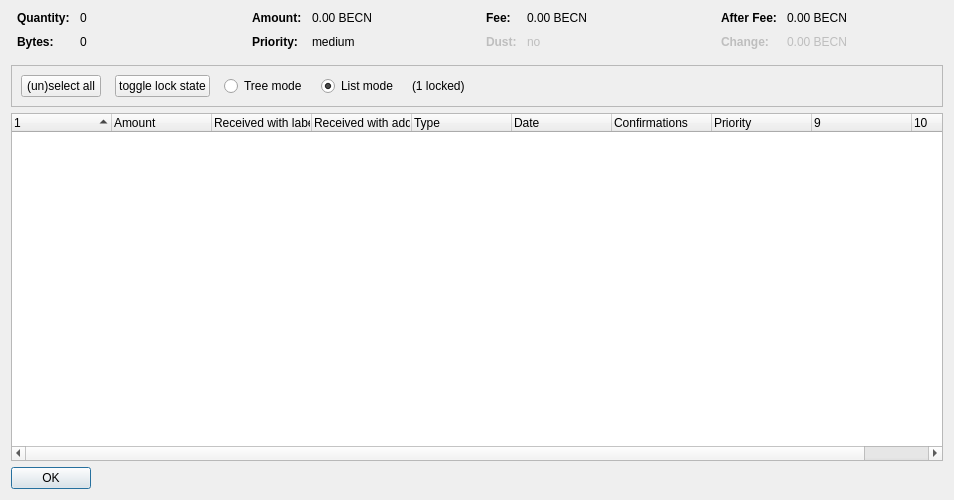
<?xml version="1.0" encoding="UTF-8"?>
<ui version="4.0">
 <class>CoinControlDialog</class>
 <widget class="QDialog" name="CoinControlDialog">
  <property name="geometry">
   <rect>
    <x>0</x>
    <y>0</y>
    <width>954</width>
    <height>500</height>
   </rect>
  </property>
  <property name="windowTitle">
   <string>Coin Selection</string>
  </property>
  <layout class="QVBoxLayout" name="verticalLayout">
   <item>
    <layout class="QHBoxLayout" name="horizontalLayoutTop" stretch="0,0,0,0">
     <property name="topMargin">
      <number>0</number>
     </property>
     <property name="bottomMargin">
      <number>10</number>
     </property>
     <item>
      <layout class="QFormLayout" name="formLayoutCoinControl1">
       <property name="horizontalSpacing">
        <number>10</number>
       </property>
       <property name="verticalSpacing">
        <number>10</number>
       </property>
       <property name="leftMargin">
        <number>6</number>
       </property>
       <property name="rightMargin">
        <number>6</number>
       </property>
       <item row="0" column="0">
        <widget class="QLabel" name="labelCoinControlQuantityText">
         <property name="font">
          <font>
           <weight>75</weight>
           <bold>true</bold>
          </font>
         </property>
         <property name="text">
          <string>Quantity:</string>
         </property>
        </widget>
       </item>
       <item row="0" column="1">
        <widget class="QLabel" name="labelCoinControlQuantity">
         <property name="cursor">
          <cursorShape>IBeamCursor</cursorShape>
         </property>
         <property name="contextMenuPolicy">
          <enum>Qt::ActionsContextMenu</enum>
         </property>
         <property name="text">
          <string notr="true">0</string>
         </property>
         <property name="textInteractionFlags">
          <set>Qt::LinksAccessibleByMouse|Qt::TextSelectableByKeyboard|Qt::TextSelectableByMouse</set>
         </property>
        </widget>
       </item>
       <item row="1" column="0">
        <widget class="QLabel" name="labelCoinControlBytesText">
         <property name="font">
          <font>
           <weight>75</weight>
           <bold>true</bold>
          </font>
         </property>
         <property name="text">
          <string>Bytes:</string>
         </property>
        </widget>
       </item>
       <item row="1" column="1">
        <widget class="QLabel" name="labelCoinControlBytes">
         <property name="cursor">
          <cursorShape>IBeamCursor</cursorShape>
         </property>
         <property name="contextMenuPolicy">
          <enum>Qt::ActionsContextMenu</enum>
         </property>
         <property name="text">
          <string notr="true">0</string>
         </property>
         <property name="textInteractionFlags">
          <set>Qt::LinksAccessibleByMouse|Qt::TextSelectableByKeyboard|Qt::TextSelectableByMouse</set>
         </property>
        </widget>
       </item>
      </layout>
     </item>
     <item>
      <layout class="QFormLayout" name="formLayoutCoinControl2">
       <property name="horizontalSpacing">
        <number>10</number>
       </property>
       <property name="verticalSpacing">
        <number>10</number>
       </property>
       <property name="leftMargin">
        <number>6</number>
       </property>
       <property name="rightMargin">
        <number>6</number>
       </property>
       <item row="0" column="0">
        <widget class="QLabel" name="labelCoinControlAmountText">
         <property name="font">
          <font>
           <weight>75</weight>
           <bold>true</bold>
          </font>
         </property>
         <property name="text">
          <string>Amount:</string>
         </property>
        </widget>
       </item>
       <item row="0" column="1">
        <widget class="QLabel" name="labelCoinControlAmount">
         <property name="cursor">
          <cursorShape>IBeamCursor</cursorShape>
         </property>
         <property name="contextMenuPolicy">
          <enum>Qt::ActionsContextMenu</enum>
         </property>
         <property name="text">
          <string notr="true">0.00 BECN</string>
         </property>
         <property name="textInteractionFlags">
          <set>Qt::LinksAccessibleByMouse|Qt::TextSelectableByKeyboard|Qt::TextSelectableByMouse</set>
         </property>
        </widget>
       </item>
       <item row="1" column="0">
        <widget class="QLabel" name="labelCoinControlPriorityText">
         <property name="font">
          <font>
           <weight>75</weight>
           <bold>true</bold>
          </font>
         </property>
         <property name="text">
          <string>Priority:</string>
         </property>
        </widget>
       </item>
       <item row="1" column="1">
        <widget class="QLabel" name="labelCoinControlPriority">
         <property name="cursor">
          <cursorShape>IBeamCursor</cursorShape>
         </property>
         <property name="contextMenuPolicy">
          <enum>Qt::ActionsContextMenu</enum>
         </property>
         <property name="text">
          <string>medium</string>
         </property>
         <property name="textInteractionFlags">
          <set>Qt::LinksAccessibleByMouse|Qt::TextSelectableByKeyboard|Qt::TextSelectableByMouse</set>
         </property>
        </widget>
       </item>
      </layout>
     </item>
     <item>
      <layout class="QFormLayout" name="formLayoutCoinControl3">
       <property name="horizontalSpacing">
        <number>10</number>
       </property>
       <property name="verticalSpacing">
        <number>10</number>
       </property>
       <property name="leftMargin">
        <number>6</number>
       </property>
       <property name="rightMargin">
        <number>6</number>
       </property>
       <item row="0" column="0">
        <widget class="QLabel" name="labelCoinControlFeeText">
         <property name="font">
          <font>
           <weight>75</weight>
           <bold>true</bold>
          </font>
         </property>
         <property name="text">
          <string>Fee:</string>
         </property>
        </widget>
       </item>
       <item row="0" column="1">
        <widget class="QLabel" name="labelCoinControlFee">
         <property name="cursor">
          <cursorShape>IBeamCursor</cursorShape>
         </property>
         <property name="contextMenuPolicy">
          <enum>Qt::ActionsContextMenu</enum>
         </property>
         <property name="text">
          <string notr="true">0.00 BECN</string>
         </property>
         <property name="textInteractionFlags">
          <set>Qt::LinksAccessibleByMouse|Qt::TextSelectableByKeyboard|Qt::TextSelectableByMouse</set>
         </property>
        </widget>
       </item>
       <item row="1" column="0">
        <widget class="QLabel" name="labelCoinControlLowOutputText">
         <property name="enabled">
          <bool>false</bool>
         </property>
         <property name="font">
          <font>
           <weight>75</weight>
           <bold>true</bold>
          </font>
         </property>
         <property name="text">
          <string>Dust:</string>
         </property>
        </widget>
       </item>
       <item row="1" column="1">
        <widget class="QLabel" name="labelCoinControlLowOutput">
         <property name="enabled">
          <bool>false</bool>
         </property>
         <property name="cursor">
          <cursorShape>IBeamCursor</cursorShape>
         </property>
         <property name="contextMenuPolicy">
          <enum>Qt::ActionsContextMenu</enum>
         </property>
         <property name="text">
          <string>no</string>
         </property>
         <property name="textInteractionFlags">
          <set>Qt::LinksAccessibleByMouse|Qt::TextSelectableByKeyboard|Qt::TextSelectableByMouse</set>
         </property>
        </widget>
       </item>
      </layout>
     </item>
     <item>
      <layout class="QFormLayout" name="formLayoutCoinControl4">
       <property name="horizontalSpacing">
        <number>10</number>
       </property>
       <property name="verticalSpacing">
        <number>10</number>
       </property>
       <property name="leftMargin">
        <number>6</number>
       </property>
       <property name="rightMargin">
        <number>6</number>
       </property>
       <item row="0" column="0">
        <widget class="QLabel" name="labelCoinControlAfterFeeText">
         <property name="font">
          <font>
           <weight>75</weight>
           <bold>true</bold>
          </font>
         </property>
         <property name="text">
          <string>After Fee:</string>
         </property>
        </widget>
       </item>
       <item row="0" column="1">
        <widget class="QLabel" name="labelCoinControlAfterFee">
         <property name="cursor">
          <cursorShape>IBeamCursor</cursorShape>
         </property>
         <property name="contextMenuPolicy">
          <enum>Qt::ActionsContextMenu</enum>
         </property>
         <property name="text">
          <string notr="true">0.00 BECN</string>
         </property>
         <property name="textInteractionFlags">
          <set>Qt::LinksAccessibleByMouse|Qt::TextSelectableByKeyboard|Qt::TextSelectableByMouse</set>
         </property>
        </widget>
       </item>
       <item row="1" column="0">
        <widget class="QLabel" name="labelCoinControlChangeText">
         <property name="enabled">
          <bool>false</bool>
         </property>
         <property name="font">
          <font>
           <weight>75</weight>
           <bold>true</bold>
          </font>
         </property>
         <property name="text">
          <string>Change:</string>
         </property>
        </widget>
       </item>
       <item row="1" column="1">
        <widget class="QLabel" name="labelCoinControlChange">
         <property name="enabled">
          <bool>false</bool>
         </property>
         <property name="cursor">
          <cursorShape>IBeamCursor</cursorShape>
         </property>
         <property name="contextMenuPolicy">
          <enum>Qt::ActionsContextMenu</enum>
         </property>
         <property name="text">
          <string notr="true">0.00 BECN</string>
         </property>
         <property name="textInteractionFlags">
          <set>Qt::LinksAccessibleByMouse|Qt::TextSelectableByKeyboard|Qt::TextSelectableByMouse</set>
         </property>
        </widget>
       </item>
      </layout>
     </item>
    </layout>
   </item>
   <item>
    <widget class="QFrame" name="frame">
     <property name="minimumSize">
      <size>
       <width>0</width>
       <height>40</height>
      </size>
     </property>
     <property name="frameShape">
      <enum>QFrame::StyledPanel</enum>
     </property>
     <property name="frameShadow">
      <enum>QFrame::Sunken</enum>
     </property>
     <layout class="QHBoxLayout" name="horizontalLayout">
      <item>
       <layout class="QHBoxLayout" name="horizontalLayoutPanel" stretch="0,0,0,0,0,0">
        <property name="spacing">
         <number>14</number>
        </property>
        <item>
         <widget class="QPushButton" name="pushButtonSelectAll">
          <property name="sizePolicy">
           <sizepolicy hsizetype="Maximum" vsizetype="Fixed">
            <horstretch>0</horstretch>
            <verstretch>0</verstretch>
           </sizepolicy>
          </property>
          <property name="text">
           <string>(un)select all</string>
          </property>
          <property name="autoDefault">
           <bool>false</bool>
          </property>
         </widget>
        </item>
        <item>
         <widget class="QPushButton" name="pushButtonToggleLock">
          <property name="sizePolicy">
           <sizepolicy hsizetype="Maximum" vsizetype="Fixed">
            <horstretch>0</horstretch>
            <verstretch>0</verstretch>
           </sizepolicy>
          </property>
          <property name="text">
           <string>toggle lock state</string>
          </property>
          <property name="autoDefault">
           <bool>false</bool>
          </property>
         </widget>
        </item>
        <item>
         <widget class="QRadioButton" name="radioTreeMode">
          <property name="sizePolicy">
           <sizepolicy hsizetype="Maximum" vsizetype="Fixed">
            <horstretch>0</horstretch>
            <verstretch>0</verstretch>
           </sizepolicy>
          </property>
          <property name="text">
           <string>Tree mode</string>
          </property>
         </widget>
        </item>
        <item>
         <widget class="QRadioButton" name="radioListMode">
          <property name="sizePolicy">
           <sizepolicy hsizetype="Maximum" vsizetype="Fixed">
            <horstretch>0</horstretch>
            <verstretch>0</verstretch>
           </sizepolicy>
          </property>
          <property name="text">
           <string>List mode</string>
          </property>
          <property name="checked">
           <bool>true</bool>
          </property>
         </widget>
        </item>
        <item>
         <widget class="QLabel" name="labelLocked">
          <property name="text">
           <string>(1 locked)</string>
          </property>
         </widget>
        </item>
        <item>
         <spacer name="horizontalSpacer">
          <property name="orientation">
           <enum>Qt::Horizontal</enum>
          </property>
          <property name="sizeHint" stdset="0">
           <size>
            <width>40</width>
            <height>20</height>
           </size>
          </property>
         </spacer>
        </item>
       </layout>
      </item>
     </layout>
    </widget>
   </item>
   <item>
    <widget class="CoinControlTreeWidget" name="treeWidget">
     <property name="contextMenuPolicy">
      <enum>Qt::CustomContextMenu</enum>
     </property>
     <property name="sortingEnabled">
      <bool>false</bool>
     </property>
     <property name="columnCount">
      <number>10</number>
     </property>
     <attribute name="headerShowSortIndicator" stdset="0">
      <bool>true</bool>
     </attribute>
     <attribute name="headerStretchLastSection">
      <bool>false</bool>
     </attribute>
     <column>
      <property name="text">
       <string/>
      </property>
     </column>
     <column>
      <property name="text">
       <string>Amount</string>
      </property>
     </column>
     <column>
      <property name="text">
       <string>Received with label</string>
      </property>
     </column>
     <column>
      <property name="text">
       <string>Received with address</string>
      </property>
     </column>
     <column>
      <property name="text">
       <string>Type</string>
      </property>
     </column>
     <column>
      <property name="text">
       <string>Date</string>
      </property>
     </column>
     <column>
      <property name="text">
       <string>Confirmations</string>
      </property>
      <property name="toolTip">
       <string>Confirmed</string>
      </property>
     </column>
     <column>
      <property name="text">
       <string>Priority</string>
      </property>
     </column>
     <column>
      <property name="text">
       <string/>
      </property>
     </column>
     <column>
      <property name="text">
       <string/>
      </property>
     </column>
    </widget>
   </item>
   <item>
    <widget class="QDialogButtonBox" name="buttonBox">
     <property name="sizePolicy">
      <sizepolicy hsizetype="Maximum" vsizetype="Fixed">
       <horstretch>0</horstretch>
       <verstretch>0</verstretch>
      </sizepolicy>
     </property>
     <property name="orientation">
      <enum>Qt::Horizontal</enum>
     </property>
     <property name="standardButtons">
      <set>QDialogButtonBox::Ok</set>
     </property>
    </widget>
   </item>
  </layout>
 </widget>
 <customwidgets>
  <customwidget>
   <class>CoinControlTreeWidget</class>
   <extends>QTreeWidget</extends>
   <header>coincontroltreewidget.h</header>
  </customwidget>
 </customwidgets>
 <resources/>
 <connections/>
</ui>
